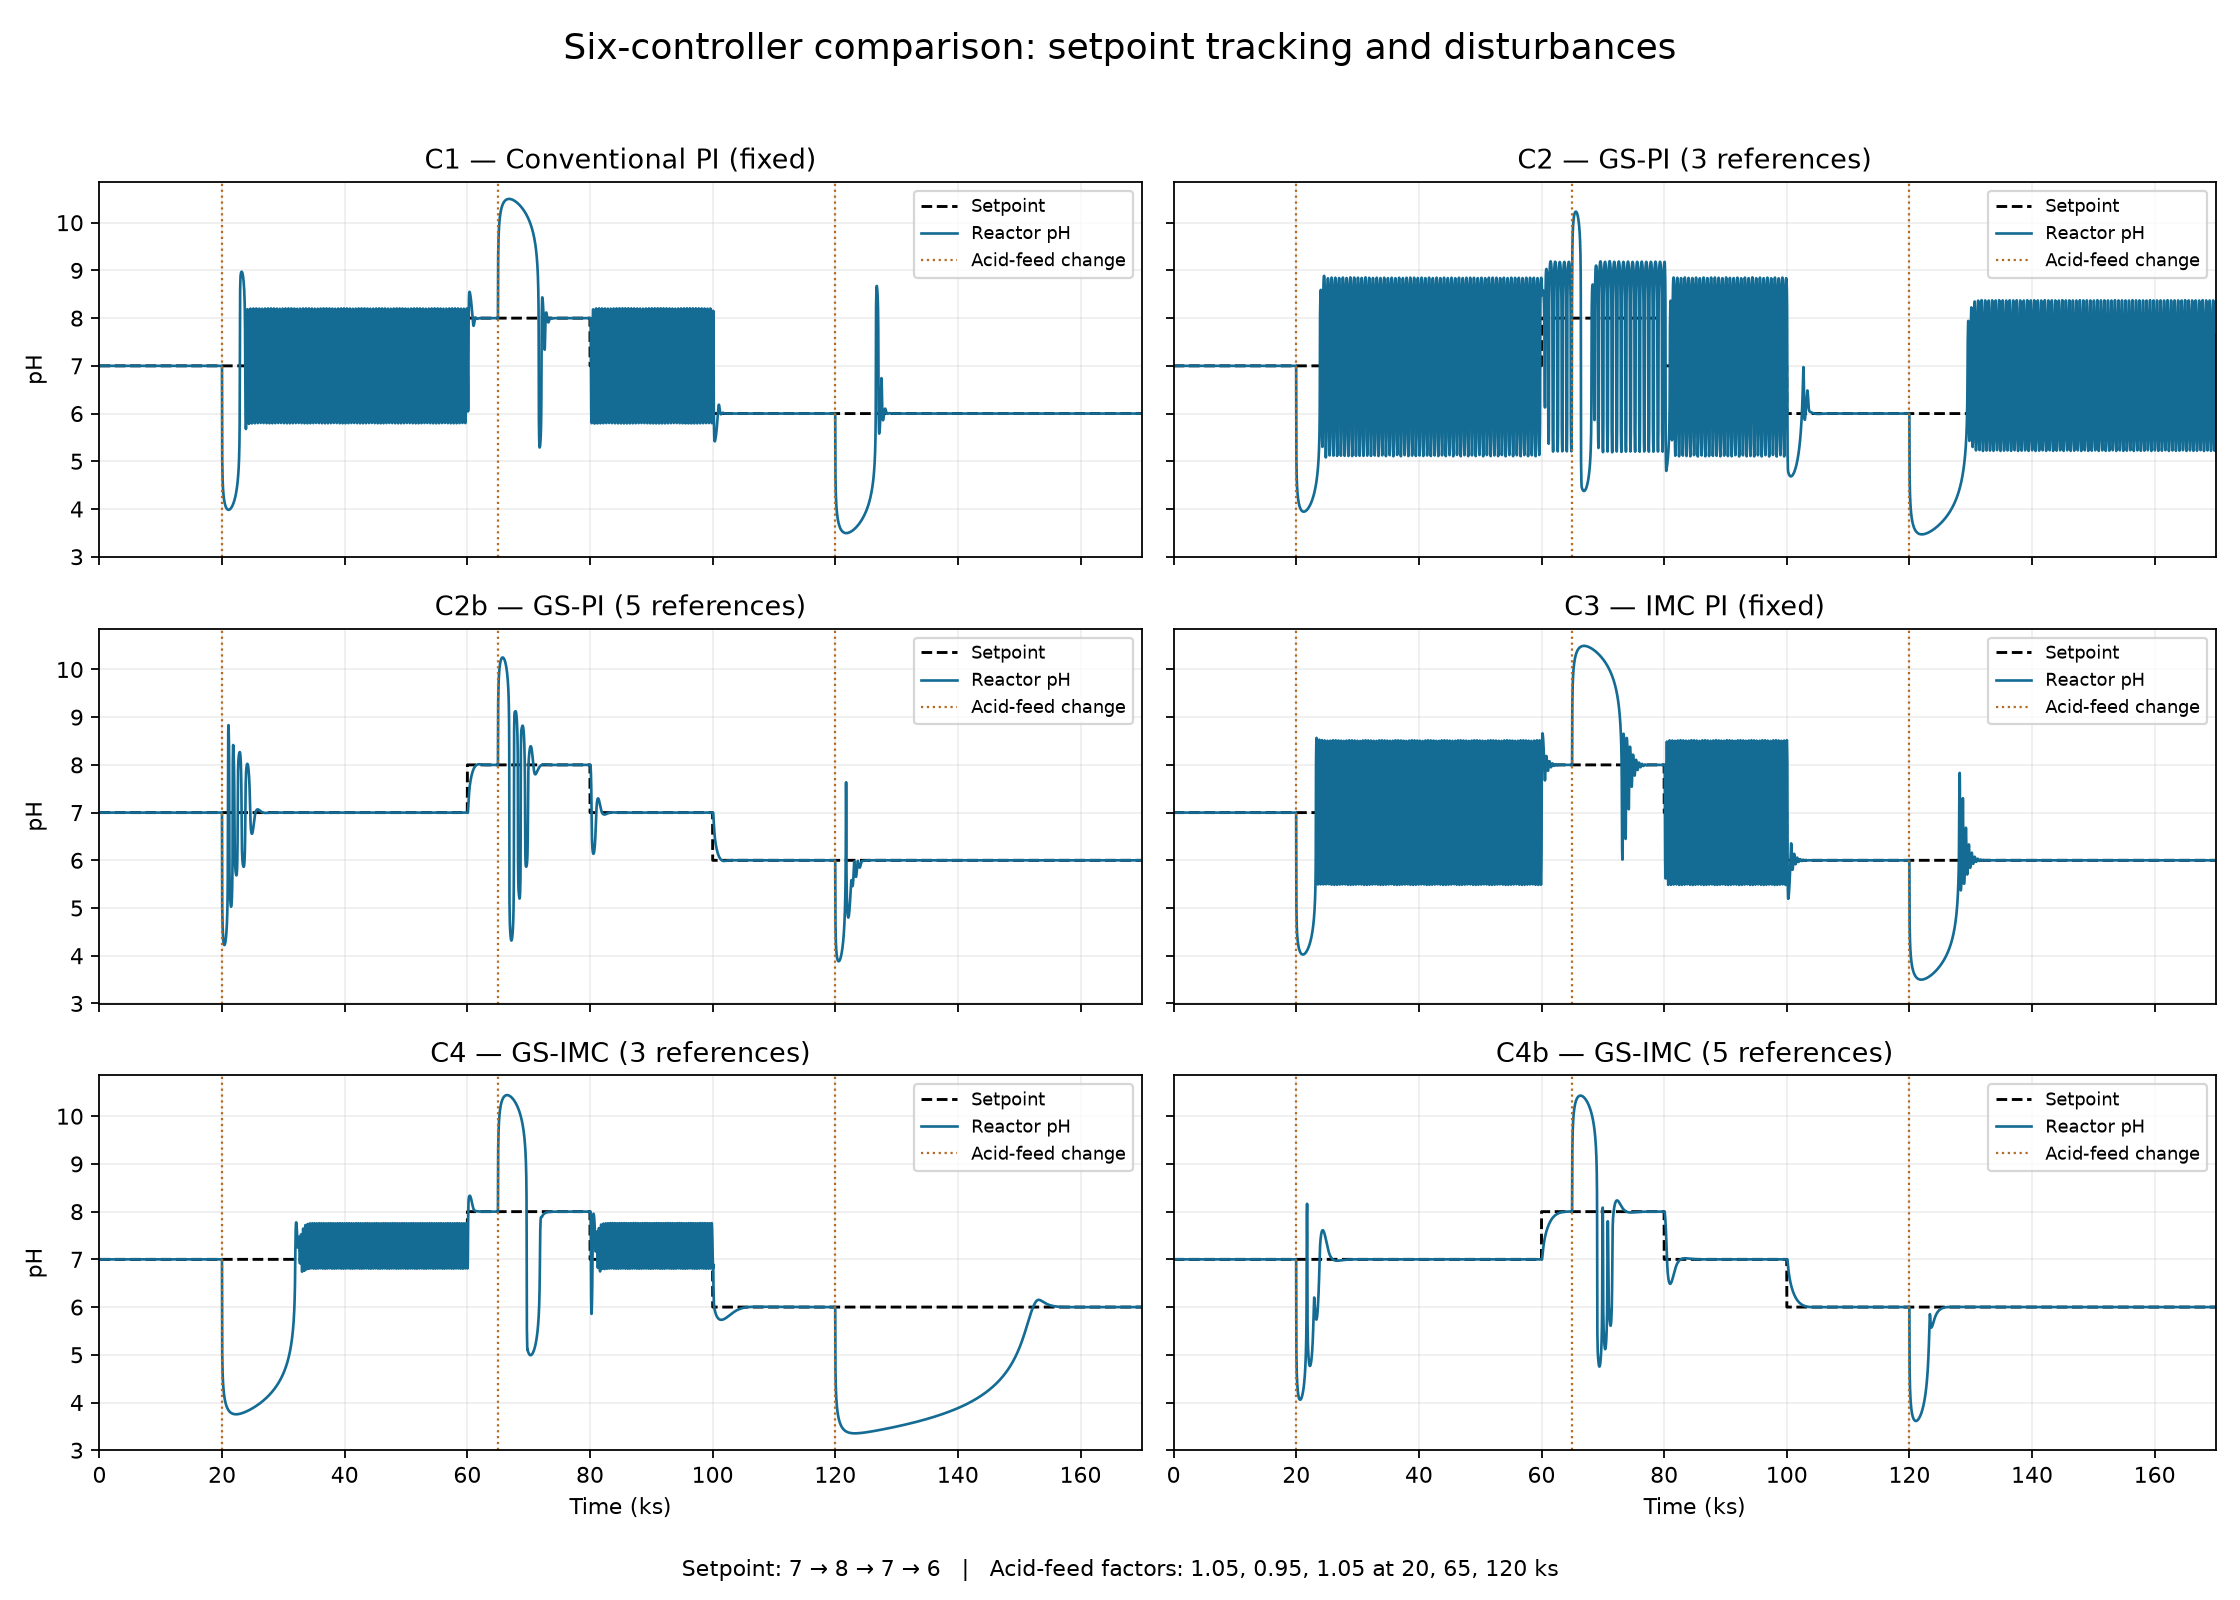

The Python source for this figure:
"""Render the six selected controllers on the notebook's standardised scenario.

Run from the repository root: python controller_responses.py
Requires the packages in requirements.txt. No parameter search is performed.
"""
from pathlib import Path
import ast
import contextlib
import io
import sys

import matplotlib
matplotlib.use("Agg")
import matplotlib.pyplot as plt
import numpy as np

ROOT = Path(__file__).resolve().parent
sys.path.insert(0, str(ROOT / "robustness"))
from run_validation import NS, CELLS, DESIGNS, DEV, pars


def main():
    definitions = ast.Module(
        body=[node for node in ast.parse("".join(CELLS[20]["source"])).body
              if isinstance(node, ast.FunctionDef)], type_ignores=[])
    exec(compile(definitions, "notebook_imc_tuning", "exec"), NS)
    kp, tau, theta = np.mean(pars, axis=0)
    kc, ti, _ = NS["imc_pid_rivera"](kp, tau, theta, 5 * theta)
    controllers = [
        ("C1", "Conventional PI (fixed)", DESIGNS["fixed/C1"]),
        ("C2", "GS-PI (3 references)", DESIGNS["reference_PI/A_original3"]),
        ("C2b", "GS-PI (5 references)", DESIGNS["reference_PI/E_original5_retuned"]),
        ("C3", "IMC PI (fixed)", dict(Kc=kc, Ti=ti, Td=0.0)),
        ("C4", "GS-IMC (3 references)", DESIGNS["IMC_PID/A_original3"]),
        ("C4b", "GS-IMC (5 references)", DESIGNS["IMC_PID/E_original5_retuned"]),
    ]
    fig, axes = plt.subplots(3, 2, figsize=(14, 10), sharex=True, sharey=True)
    for ax, (cid, label, params) in zip(axes.flat, controllers):
        # Use the original simulator and its original sampling/delay conventions.
        with contextlib.redirect_stdout(io.StringIO()):
            result = NS["run_closed_loop_sim"](
                **params, **DEV["standardised"], plot=False)
        assert np.isfinite(result["pH"]).all(), cid
        ax.plot(result["t"] / 1000, result["SP"], "k--", lw=1.3, label="Setpoint")
        ax.plot(result["t"] / 1000, result["pH"], color="#146c94", lw=1.2,
                label="Reactor pH")
        for index, event in enumerate(DEV["standardised"]["dist_events"]):
            ax.axvline(event["time"] / 1000, color="#b66b23", ls=":", lw=1,
                       label="Acid-feed change" if index == 0 else None)
        ax.set_title(f"{cid} — {label}", fontsize=12)
        ax.set_xlim(0, 170)
        ax.grid(alpha=0.2)
        ax.legend(loc="upper right", fontsize=8)
        print(f"{cid}: {len(result['t'])} samples, finite response", flush=True)
    for ax in axes[:, 0]:
        ax.set_ylabel("pH")
    for ax in axes[-1, :]:
        ax.set_xlabel("Time (ks)")
    fig.suptitle("Six-controller comparison: setpoint tracking and disturbances", fontsize=16)
    fig.text(0.5, 0.015,
             "Setpoint: 7 → 8 → 7 → 6   |   Acid-feed factors: 1.05, 0.95, 1.05 at 20, 65, 120 ks",
             ha="center", fontsize=10)
    fig.tight_layout(rect=(0, 0.035, 1, 0.96))
    fig.savefig(ROOT / "controller_responses.png", dpi=160)
    plt.close(fig)


if __name__ == "__main__":
    main()
